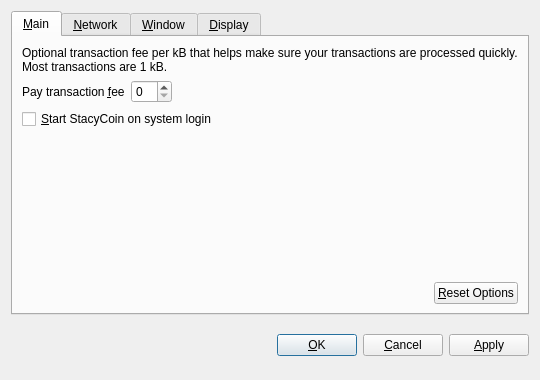
<?xml version="1.0" encoding="UTF-8"?>
<ui version="4.0">
 <class>OptionsDialog</class>
 <widget class="QDialog" name="OptionsDialog">
  <property name="geometry">
   <rect>
    <x>0</x>
    <y>0</y>
    <width>540</width>
    <height>380</height>
   </rect>
  </property>
  <property name="windowTitle">
   <string>Options</string>
  </property>
  <property name="modal">
   <bool>true</bool>
  </property>
  <layout class="QVBoxLayout" name="verticalLayout">
   <item>
    <widget class="QTabWidget" name="tabWidget">
     <property name="tabPosition">
      <enum>QTabWidget::North</enum>
     </property>
     <property name="currentIndex">
      <number>0</number>
     </property>
     <widget class="QWidget" name="tabMain">
      <attribute name="title">
       <string>&amp;Main</string>
      </attribute>
      <layout class="QVBoxLayout" name="verticalLayout_Main">
       <item>
        <widget class="QLabel" name="transactionFeeInfoLabel">
         <property name="text">
          <string>Optional transaction fee per kB that helps make sure your transactions are processed quickly. Most transactions are 1 kB.</string>
         </property>
         <property name="textFormat">
          <enum>Qt::PlainText</enum>
         </property>
         <property name="wordWrap">
          <bool>true</bool>
         </property>
        </widget>
       </item>
       <item>
        <layout class="QHBoxLayout" name="horizontalLayout_1_Main">
         <item>
          <widget class="QLabel" name="transactionFeeLabel">
           <property name="text">
            <string>Pay transaction &amp;fee</string>
           </property>
           <property name="textFormat">
            <enum>Qt::PlainText</enum>
           </property>
           <property name="buddy">
            <cstring>transactionFee</cstring>
           </property>
          </widget>
         </item>
         <item>
          <widget class="BitcoinAmountField" name="transactionFee"/>
         </item>
         <item>
          <spacer name="horizontalSpacer_1_Main">
           <property name="orientation">
            <enum>Qt::Horizontal</enum>
           </property>
           <property name="sizeHint" stdset="0">
            <size>
             <width>40</width>
             <height>20</height>
            </size>
           </property>
          </spacer>
         </item>
        </layout>
       </item>
       <item>
        <widget class="QCheckBox" name="bitcoinAtStartup">
         <property name="toolTip">
          <string>Automatically start StacyCoin after logging in to the system.</string>
         </property>
         <property name="text">
          <string>&amp;Start StacyCoin on system login</string>
         </property>
        </widget>
       </item>
       <item>
        <spacer name="verticalSpacer_Main">
         <property name="orientation">
          <enum>Qt::Vertical</enum>
         </property>
         <property name="sizeHint" stdset="0">
          <size>
           <width>20</width>
           <height>40</height>
          </size>
         </property>
        </spacer>
       </item>
       <item>
        <layout class="QHBoxLayout" name="horizontalLayout_2_Main">
         <item>
          <spacer name="horizontalSpacer_2_Main">
           <property name="orientation">
            <enum>Qt::Horizontal</enum>
           </property>
           <property name="sizeHint" stdset="0">
            <size>
             <width>40</width>
             <height>20</height>
            </size>
           </property>
          </spacer>
         </item>
         <item>
          <widget class="QPushButton" name="resetButton">
           <property name="toolTip">
            <string>Reset all client options to default.</string>
           </property>
           <property name="text">
            <string>&amp;Reset Options</string>
           </property>
           <property name="autoDefault">
            <bool>false</bool>
           </property>
          </widget>
         </item>
        </layout>
       </item>
      </layout>
     </widget>
     <widget class="QWidget" name="tabNetwork">
      <attribute name="title">
       <string>&amp;Network</string>
      </attribute>
      <layout class="QVBoxLayout" name="verticalLayout_Network">
       <item>
        <widget class="QCheckBox" name="mapPortUpnp">
         <property name="toolTip">
          <string>Automatically open the StacyCoin client port on the router. This only works when your router supports UPnP and it is enabled.</string>
         </property>
         <property name="text">
          <string>Map port using &amp;UPnP</string>
         </property>
        </widget>
       </item>
       <item>
        <widget class="QCheckBox" name="connectSocks">
         <property name="toolTip">
          <string>Connect to the StacyCoin network through a SOCKS proxy (e.g. when connecting through Tor).</string>
         </property>
         <property name="text">
          <string>&amp;Connect through SOCKS proxy:</string>
         </property>
        </widget>
       </item>
       <item>
        <layout class="QHBoxLayout" name="horizontalLayout_Network">
         <item>
          <widget class="QLabel" name="proxyIpLabel">
           <property name="text">
            <string>Proxy &amp;IP:</string>
           </property>
           <property name="textFormat">
            <enum>Qt::PlainText</enum>
           </property>
           <property name="buddy">
            <cstring>proxyIp</cstring>
           </property>
          </widget>
         </item>
         <item>
          <widget class="QValidatedLineEdit" name="proxyIp">
           <property name="maximumSize">
            <size>
             <width>140</width>
             <height>16777215</height>
            </size>
           </property>
           <property name="toolTip">
            <string>IP address of the proxy (e.g. 127.0.0.1)</string>
           </property>
          </widget>
         </item>
         <item>
          <widget class="QLabel" name="proxyPortLabel">
           <property name="text">
            <string>&amp;Port:</string>
           </property>
           <property name="textFormat">
            <enum>Qt::PlainText</enum>
           </property>
           <property name="buddy">
            <cstring>proxyPort</cstring>
           </property>
          </widget>
         </item>
         <item>
          <widget class="QLineEdit" name="proxyPort">
           <property name="maximumSize">
            <size>
             <width>55</width>
             <height>16777215</height>
            </size>
           </property>
           <property name="toolTip">
            <string>Port of the proxy (e.g. 9050)</string>
           </property>
          </widget>
         </item>
         <item>
          <widget class="QLabel" name="socksVersionLabel">
           <property name="text">
            <string>SOCKS &amp;Version:</string>
           </property>
           <property name="textFormat">
            <enum>Qt::PlainText</enum>
           </property>
           <property name="buddy">
            <cstring>socksVersion</cstring>
           </property>
          </widget>
         </item>
         <item>
          <widget class="QValueComboBox" name="socksVersion">
           <property name="toolTip">
            <string>SOCKS version of the proxy (e.g. 5)</string>
           </property>
          </widget>
         </item>
         <item>
          <spacer name="horizontalSpacer_Network">
           <property name="orientation">
            <enum>Qt::Horizontal</enum>
           </property>
           <property name="sizeHint" stdset="0">
            <size>
             <width>40</width>
             <height>20</height>
            </size>
           </property>
          </spacer>
         </item>
        </layout>
       </item>
       <item>
        <spacer name="verticalSpacer_Network">
         <property name="orientation">
          <enum>Qt::Vertical</enum>
         </property>
         <property name="sizeHint" stdset="0">
          <size>
           <width>20</width>
           <height>40</height>
          </size>
         </property>
        </spacer>
       </item>
      </layout>
     </widget>
     <widget class="QWidget" name="tabWindow">
      <attribute name="title">
       <string>&amp;Window</string>
      </attribute>
      <layout class="QVBoxLayout" name="verticalLayout_Window">
       <item>
        <widget class="QCheckBox" name="minimizeToTray">
         <property name="toolTip">
          <string>Show only a tray icon after minimizing the window.</string>
         </property>
         <property name="text">
          <string>&amp;Minimize to the tray instead of the taskbar</string>
         </property>
        </widget>
       </item>
       <item>
        <widget class="QCheckBox" name="minimizeOnClose">
         <property name="toolTip">
          <string>Minimize instead of exit the application when the window is closed. When this option is enabled, the application will be closed only after selecting Quit in the menu.</string>
         </property>
         <property name="text">
          <string>M&amp;inimize on close</string>
         </property>
        </widget>
       </item>
       <item>
        <spacer name="verticalSpacer_Window">
         <property name="orientation">
          <enum>Qt::Vertical</enum>
         </property>
         <property name="sizeHint" stdset="0">
          <size>
           <width>20</width>
           <height>40</height>
          </size>
         </property>
        </spacer>
       </item>
      </layout>
     </widget>
     <widget class="QWidget" name="tabDisplay">
      <attribute name="title">
       <string>&amp;Display</string>
      </attribute>
      <layout class="QVBoxLayout" name="verticalLayout_Display">
       <item>
        <layout class="QHBoxLayout" name="horizontalLayout_1_Display">
         <item>
          <widget class="QLabel" name="langLabel">
           <property name="text">
            <string>User Interface &amp;language:</string>
           </property>
           <property name="textFormat">
            <enum>Qt::PlainText</enum>
           </property>
           <property name="buddy">
            <cstring>lang</cstring>
           </property>
          </widget>
         </item>
         <item>
          <widget class="QValueComboBox" name="lang">
           <property name="toolTip">
            <string>The user interface language can be set here. This setting will take effect after restarting StacyCoin.</string>
           </property>
          </widget>
         </item>
        </layout>
       </item>
       <item>
        <layout class="QHBoxLayout" name="horizontalLayout_2_Display">
         <item>
          <widget class="QLabel" name="unitLabel">
           <property name="text">
            <string>&amp;Unit to show amounts in:</string>
           </property>
           <property name="textFormat">
            <enum>Qt::PlainText</enum>
           </property>
           <property name="buddy">
            <cstring>unit</cstring>
           </property>
          </widget>
         </item>
         <item>
          <widget class="QValueComboBox" name="unit">
           <property name="toolTip">
            <string>Choose the default subdivision unit to show in the interface and when sending coins.</string>
           </property>
          </widget>
         </item>
        </layout>
       </item>
       <item>
        <widget class="QCheckBox" name="displayAddresses">
         <property name="toolTip">
          <string>Whether to show StacyCoin addresses in the transaction list or not.</string>
         </property>
         <property name="text">
          <string>&amp;Display addresses in transaction list</string>
         </property>
        </widget>
       </item>
       <item>
        <widget class="QCheckBox" name="coinControlFeatures">
         <property name="toolTip">
          <string>Whether to show coin control features or not.</string>
         </property>
         <property name="text">
          <string>Display coin &amp;control features (experts only!)</string>
         </property>
        </widget>
       </item>
       <item>
        <spacer name="verticalSpacer_Display">
         <property name="orientation">
          <enum>Qt::Vertical</enum>
         </property>
         <property name="sizeHint" stdset="0">
          <size>
           <width>20</width>
           <height>40</height>
          </size>
         </property>
        </spacer>
       </item>
      </layout>
     </widget>
    </widget>
   </item>
   <item>
    <layout class="QHBoxLayout" name="horizontalLayout_Buttons">
     <item>
      <spacer name="horizontalSpacer_1">
       <property name="orientation">
        <enum>Qt::Horizontal</enum>
       </property>
       <property name="sizeHint" stdset="0">
        <size>
         <width>40</width>
         <height>48</height>
        </size>
       </property>
      </spacer>
     </item>
     <item>
      <widget class="QLabel" name="statusLabel">
       <property name="font">
        <font>
         <weight>75</weight>
         <bold>true</bold>
        </font>
       </property>
       <property name="text">
        <string/>
       </property>
       <property name="textFormat">
        <enum>Qt::PlainText</enum>
       </property>
       <property name="wordWrap">
        <bool>true</bool>
       </property>
      </widget>
     </item>
     <item>
      <spacer name="horizontalSpacer_2">
       <property name="orientation">
        <enum>Qt::Horizontal</enum>
       </property>
       <property name="sizeHint" stdset="0">
        <size>
         <width>40</width>
         <height>48</height>
        </size>
       </property>
      </spacer>
     </item>
     <item>
      <widget class="QPushButton" name="okButton">
       <property name="text">
        <string>&amp;OK</string>
       </property>
      </widget>
     </item>
     <item>
      <widget class="QPushButton" name="cancelButton">
       <property name="text">
        <string>&amp;Cancel</string>
       </property>
       <property name="autoDefault">
        <bool>false</bool>
       </property>
      </widget>
     </item>
     <item>
      <widget class="QPushButton" name="applyButton">
       <property name="text">
        <string>&amp;Apply</string>
       </property>
       <property name="autoDefault">
        <bool>false</bool>
       </property>
      </widget>
     </item>
    </layout>
   </item>
  </layout>
 </widget>
 <customwidgets>
  <customwidget>
   <class>BitcoinAmountField</class>
   <extends>QSpinBox</extends>
   <header>bitcoinamountfield.h</header>
  </customwidget>
  <customwidget>
   <class>QValueComboBox</class>
   <extends>QComboBox</extends>
   <header>qvaluecombobox.h</header>
  </customwidget>
  <customwidget>
   <class>QValidatedLineEdit</class>
   <extends>QLineEdit</extends>
   <header>qvalidatedlineedit.h</header>
  </customwidget>
 </customwidgets>
 <resources/>
 <connections/>
</ui>
